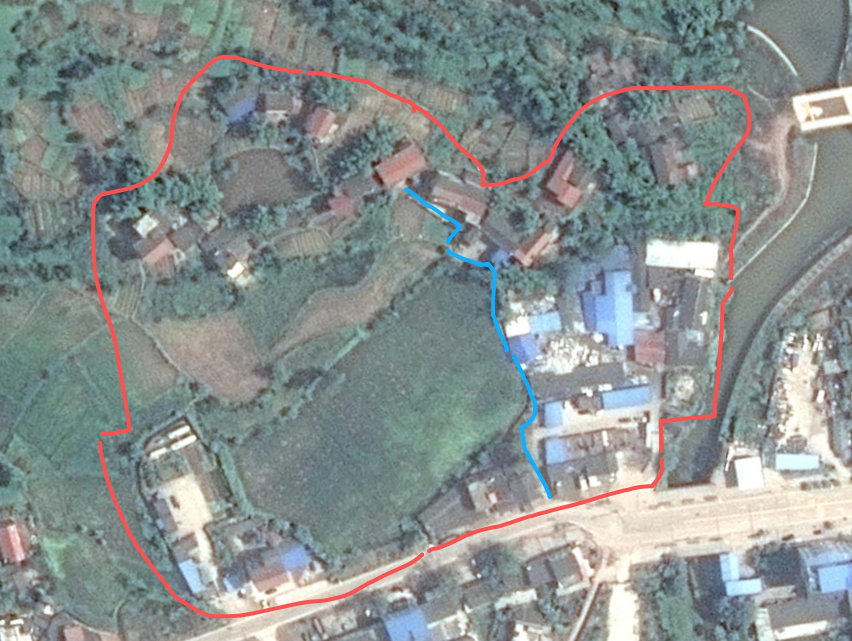
#> input picture docs/design/hometown/satellite-outline-v2.webp, 1704 x 1282 px (shown at 1/2 size)
$ python trace_houses.py
#> lines starting #> are read from the running program, lines starting #| are printed output that depends on the picture; after the words box and inside, x2 and y2 are one past the last pixel; in counts of white or black regions, pixels touching at a corner belong together
"""从用户手描的黄色房屋轮廓里提取每一栋房子的平面多边形。

用户在两张截图上用黄线把农村房子一栋一栋圈了出来（相邻的也分开圈）：
  docs/design/hometown/houses-north-2013.webp  北坡那排（Google 地球 2013 影像）
  docs/design/hometown/houses-road.webp        公路边两栋（2017 影像）
做法：
  1. SIFT + RANSAC 求每张图到 satellite-outline-v2.webp 的相似变换（黄线本身不参与匹配）
  2. 黄色描边 → 闭运算补缝 → 取描边围出的"洞" = 每栋房子的内部
  3. 洞向外扩半个线宽回到描边中线，变换到 v2 像素坐标，简化顶点
  4. 在 v2 卫星图上取多边形内的平均颜色，判断屋顶：red / grey / blue / white

运行：python3 scripts/hometown/trace_houses.py
输出：scripts/hometown/houses.json（draw_plan.py 读取，不要手改）
"""

import json
import os

import cv2
import numpy as np

ROOT = os.path.abspath(os.path.join(os.path.dirname(__file__), "..", ".."))
DESIGN = os.path.join(ROOT, "docs", "design", "hometown")
OUT = os.path.join(os.path.dirname(__file__), "houses.json")

# (文件名, 地图区域 [x0, y0, x1, y1]：截掉浏览器界面，None 表示整张都是地图,
#  补线：手描线没封口的地方，给出两个断头的大致位置，脚本吸附到最近的黄线像素再连上)
SOURCES = [
    # 你家西北边那栋大红瓦房，左上角有个小断口
    ("houses-north-2013.webp", (0, 345, 2000, 1230),
     [((1022, 557), (1017, 561))]),
    # 公路边左边那栋的左上角没画封口
    ("houses-road.webp", None, [((1015, 1050), (1000, 1062))]),
]
# 我家在 v2 上的位置：用户在 3D 预览图上圈定的那栋大红瓦房（回家路线的终点就在它门前）。
# 早先按 2017 截图红圈配准得到的 (906, 400) 落在了它东南边的邻居家，已作废。
HOME_PX = (805, 318)


def yellow_mask(img):
    hsv = cv2.cvtColor(img, cv2.COLOR_BGR2HSV)
    return cv2.inRange(hsv, (15, 120, 150), (35, 255, 255))


def register(img, region, v2_kp, v2_desc, sift):
    """求 img → v2 的相似变换（旋转 + 等比缩放 + 平移）。"""
    mask = np.zeros(img.shape[:2], np.uint8)
    if region:
        x0, y0, x1, y1 = region
        mask[y0:y1, x0:x1] = 255
    else:
        mask[:] = 255
    mask[cv2.dilate(yellow_mask(img), np.ones((9, 9))) > 0] = 0
    kp, desc = sift.detectAndCompute(cv2.cvtColor(img, cv2.COLOR_BGR2GRAY),
                                     mask)
    pairs = cv2.BFMatcher().knnMatch(desc, v2_desc, k=2)
    good = [a for a, b in pairs if a.distance < 0.75 * b.distance]
    p1 = np.float32([kp[a.queryIdx].pt for a in good])
    p2 = np.float32([v2_kp[a.trainIdx].pt for a in good])
    M, inl = cv2.estimateAffinePartial2D(p1, p2, method=cv2.RANSAC,
                                         ransacReprojThreshold=4)
    return M, int(inl.sum())


def outlines(img, region, bridges):
    """黄线围出的每个封闭区域 → 多边形（原图像素坐标）。"""
    m = yellow_mask(img)
    if region:
        x0, y0, x1, y1 = region
        keep = np.zeros_like(m)
        keep[y0:y1, x0:x1] = m[y0:y1, x0:x1]
        m = keep
    # 大断口：按给定的两个断头位置，吸附到最近的黄线像素后画线连上
    ys, xs = np.nonzero(m)
    stroke = np.stack([xs, ys], 1)
    for a, b in bridges:
        pa = stroke[np.argmin(((stroke - a) ** 2).sum(1))]
        pb = stroke[np.argmin(((stroke - b) ** 2).sum(1))]
        cv2.line(m, tuple(int(v) for v in pa), tuple(int(v) for v in pb),
                 255, 4)
    # 小断点：闭运算补上
    m = cv2.morphologyEx(m, cv2.MORPH_CLOSE, np.ones((7, 7), np.uint8))
    contours, hier = cv2.findContours(m, cv2.RETR_CCOMP,
                                      cv2.CHAIN_APPROX_NONE)
    polys = []
    for c, h in zip(contours, hier[0]):
        if h[3] < 0:  # 只要"洞"（有父轮廓的内边界）
            continue
        if cv2.contourArea(c) < 150:  # 描边交叉处的小碎洞
            continue
        # 洞向外扩约半个线宽，回到描边中线
        blob = np.zeros_like(m)
        cv2.drawContours(blob, [c], -1, 255, -1)
        blob = cv2.dilate(blob, np.ones((5, 5), np.uint8))
        cs, _ = cv2.findContours(blob, cv2.RETR_EXTERNAL,
                                 cv2.CHAIN_APPROX_NONE)
        polys.append(max(cs, key=cv2.contourArea).reshape(-1, 2))
    return polys


def roof_of(v2, poly):
    """多边形内平均颜色 → 屋顶类别。"""
    mask = np.zeros(v2.shape[:2], np.uint8)
    cv2.fillPoly(mask, [np.int32(poly)], 255)
    b, g, r = [float(x) for x in cv2.mean(v2, mask)[:3]]
    if b > r + 18 and b > g:
        return "blue"
    if r > g + 12 and r > b + 12:
        return "red"
    if min(r, g, b) > 150:
        return "white"
    return "grey"


def main():
    v2 = cv2.imread(os.path.join(DESIGN, "satellite-outline-v2.webp"))
#> v2 is the input picture: shape (1282, 1704, 3); mean B, G, R 143.5, 144.7, 136.5
    sift = cv2.SIFT_create(10000)
    v2_kp, v2_desc = sift.detectAndCompute(
        cv2.cvtColor(v2, cv2.COLOR_BGR2GRAY), None)
#> v2_kp = 7125 keypoints; strongest (x, y, size): (736, 1225, 6.3), (372, 858, 9.2), (958, 1151, 5.1), (370, 872, 7.8)
    houses = []
    for name, region, bridges in SOURCES:
        img = cv2.imread(os.path.join(DESIGN, name))
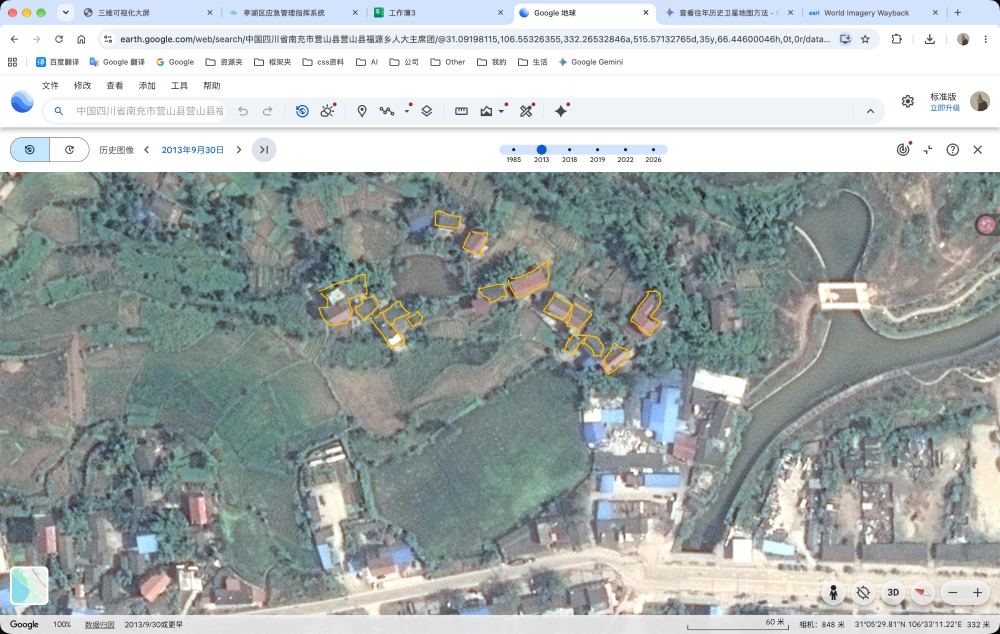
#> input picture docs/design/hometown/houses-north-2013.webp, 2000 x 1267 px (shown at 1/2 size)
#> img is the input picture: shape (1267, 2000, 3); mean B, G, R 172.9, 173.7, 166.1
        M, inliers = register(img, region, v2_kp, v2_desc, sift)
#> in yellow_mask, `hsv = cv2.cvtColor(img, cv2.COLOR_BGR2HSV)`: hsv: shape (1267, 2000, 3); mean H, S, V 62.3, 25.1, 177.9
#> in yellow_mask, `return cv2.inRange(hsv, (15, 120, 150), (35, 255, 255))`:
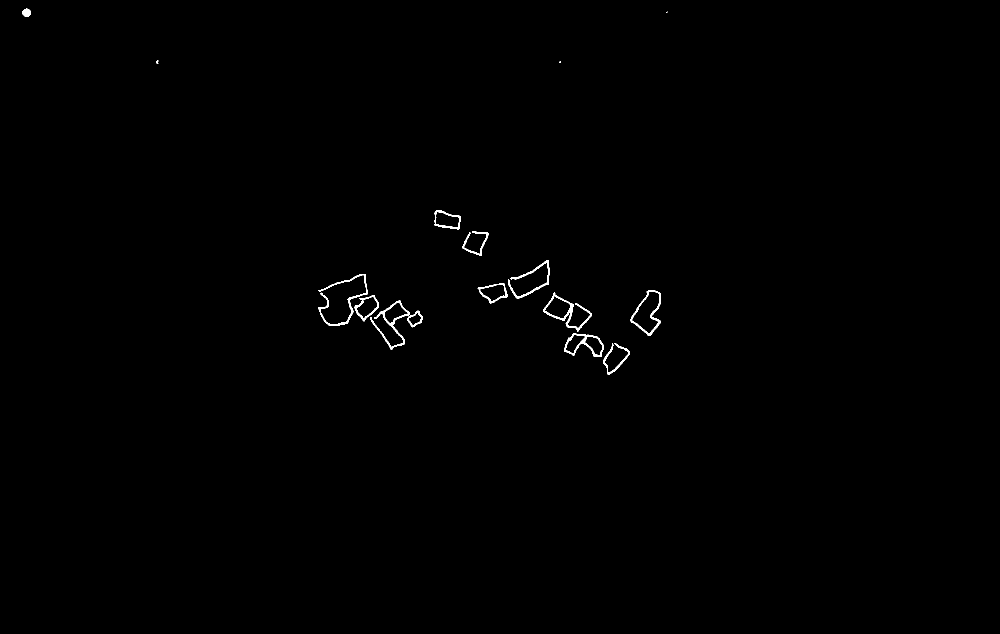
#> returned value: shape (1267, 2000) (shown at 1/2 size); 0.37% white; 16 white regions (2 under 20 px), largest, box (x1, y1, x2, y2) and area: (636, 548, 735, 652) 1176, (741, 601, 820, 699) 1110, (1086, 585, 1184, 663) 1092
#> in register, `mask[cv2.dilate(yellow_mask(img), np.ones((9, 9))) > 0] = 0`:
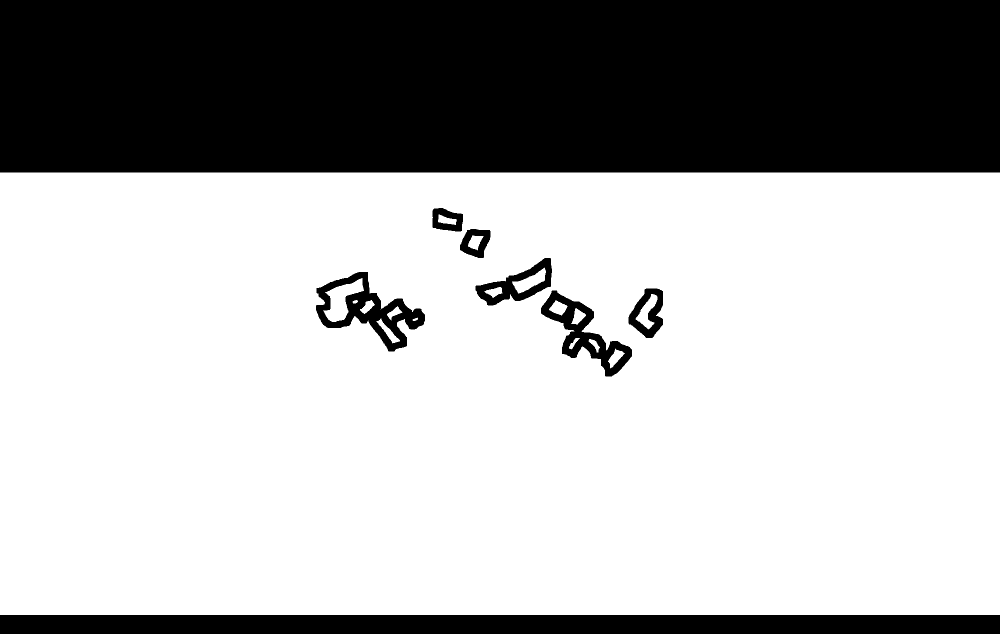
#> mask: shape (1267, 2000) (shown at 1/2 size); 68.5% white; 8 black regions, largest, box (x1, y1, x2, y2) and area: (0, 0, 2000, 345) 690000, (0, 1230, 2000, 1267) 74000, (632, 544, 850, 703) 11745
#> in register, `kp, desc = sift.detectAndCompute(cv2.cvtColor(img, cv2.COLOR_BGR2GRAY)..`: kp = 6932 keypoints; strongest (x, y, size): (1667, 1175, 6.5), (1667, 1183, 2.8), (1777, 1180, 1.9), (1777, 1189, 2)
#> in register, `pairs = cv2.BFMatcher().knnMatch(desc, v2_desc, k=2)`: pairs = 6932 matches
#> in register, `good = [a for a, b in pairs if a.distance < 0.75 * b.distance]`: good = 2777 matches
#> in register, `p1 = np.float32([kp[a.queryIdx].pt for a in good])`: p1 = 2777 pairs, first value 96.16 to 1743, second value 345.6 to 1218
#> in register, `p2 = np.float32([v2_kp[a.trainIdx].pt for a in good])`: p2 = 2777 pairs, first value 8.2 to 1693.7, second value 9.95 to 1276.1
#> in register, `M, inl = cv2.estimateAffinePartial2D(p1, p2, method=cv2.RANSAC, ransac..`: M = [[1.34, 0.23, -745.3], [-0.23, 1.34, -188.3]]; inl = 2777 values, max 1 at index 12, min 0 at index 0, mean 0.848
#> M = [[1.34, 0.23, -745.3], [-0.23, 1.34, -188.3]]; inliers = 2355
        polys = outlines(img, region, bridges)
#> in outlines, `ys, xs = np.nonzero(m)`: ys = 8995 values from 420 to 748; xs = 8995 values, max 1321 at index 2560, min 636 at index 4179, mean 983.8
#> in outlines, `stroke = np.stack([xs, ys], 1)`: stroke = 8995 pairs, first value 636 to 1321, second value 420 to 748
#> the loop in outlines, `for a, b in bridges:` made 1 pass
#> (pa, pb) on pass 1: ([1022, 557], [1017, 561])
#> in outlines, `m = cv2.morphologyEx(m, cv2.MORPH_CLOSE, np.ones((7, 7), np.uint8))`: m: shape (1267, 2000); 0.39% white; 6 white regions
#> in outlines, `contours, hier = cv2.findContours(m, cv2.RETR_CCOMP, cv2.CHAIN_APPROX_..`: contours = 22 contours; largest, box (x1, y1, x2, y2) and area: (636, 548, 846, 699) 12012, (1086, 585, 1260, 749) 7610, (641, 551, 733, 649) 4981, (955, 520, 1100, 607) 4799, (1261, 581, 1322, 672) 3237
#> the loop in outlines, `for c, h in zip(contours, hier[0]):` made 22 passes
#> h on passes 1 to 12: [6, -1, 1, -1], [2, -1, -1, 0], [3, 1, -1, 0], [4, 2, -1, 0], [5, 3, -1, 0], [-1, 4, -1, 0], [8, 0, 7, -1], [-1, -1, -1, 6], [15, 6, 9, -1], [10, -1, -1, 8], [11, 9, -1, 8], [12, 10, -1, 8]
#> pass 2, in outlines, `blob = cv2.dilate(blob, np.ones((5, 5), np.uint8))`:
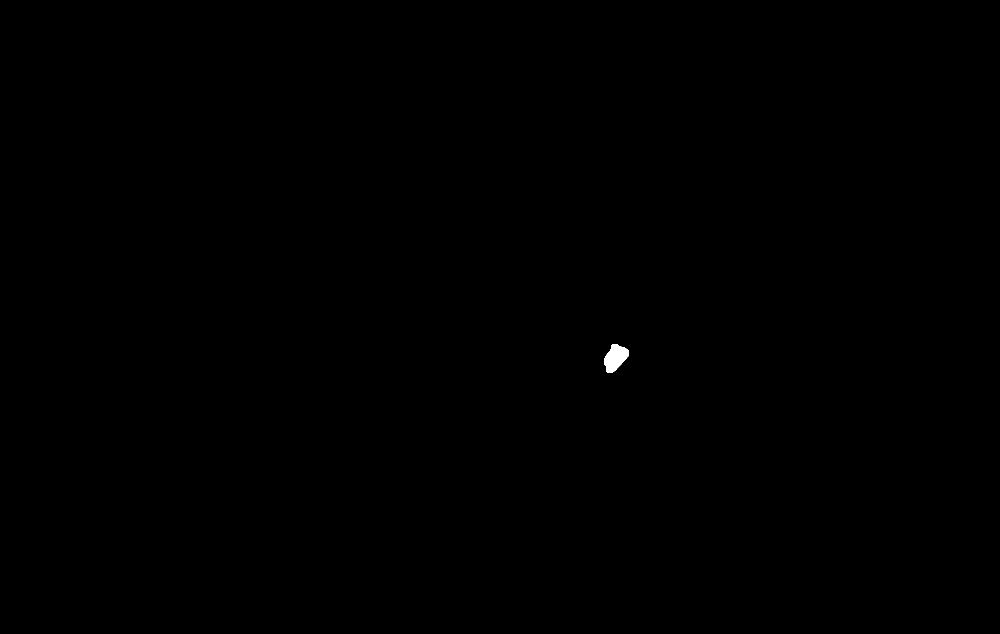
#> blob: shape (1267, 2000) (shown at 1/2 size); 0.07% white; 1 white region, box (x1, y1, x2, y2) and area: (1208, 689, 1258, 745) 1811
#> pass 3, in outlines, `blob = cv2.dilate(blob, np.ones((5, 5), np.uint8))`:
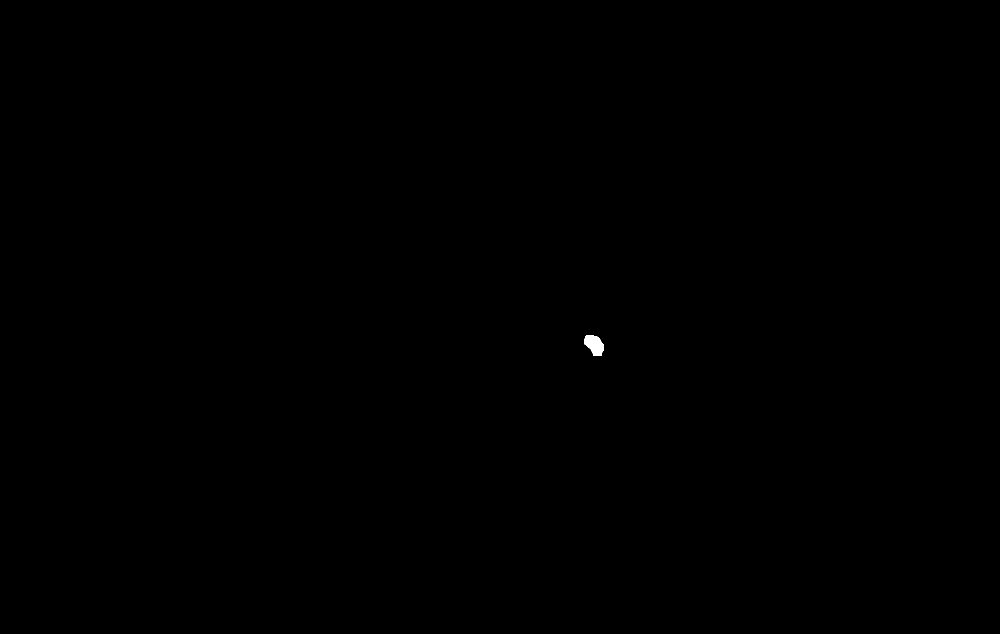
#> blob: shape (1267, 2000) (shown at 1/2 size); 0.04% white; 1 white region, box (x1, y1, x2, y2) and area: (1169, 671, 1207, 712) 1123
#> after the loop in outlines, `for c, h in zip(contours, hier[0]):`: blob: shape (1267, 2000); 0.06% white; 1 white region, box (x1, y1, x2, y2) and area: (869, 422, 921, 457) 1461
#> after the loop in outlines, `for c, h in zip(contours, hier[0]):`: polys = 16 items
#> polys = 16 items
        print(f"{name}: 配准内点 {inliers}，提取 {len(polys)} 栋")
#| houses-north-2013.webp: 配准内点 2355，提取 16 栋
        for p in polys:
            q = cv2.transform(p.reshape(-1, 1, 2).astype(np.float32), M)
            q = cv2.approxPolyDP(q, 1.5, True).reshape(-1, 2)
            pts = [[round(float(x), 1), round(float(y), 1)] for x, y in q]
            is_home = cv2.pointPolygonTest(
                q.astype(np.float32), HOME_PX, False) >= 0
            houses.append({
                "source": name,
                "roof": "home" if is_home else roof_of(v2, q),
                "pts": pts,
            })
#> this loop made 16 passes
#> (is_home, b in roof_of, g in roof_of, r in roof_of) on passes 1 to 12: (False, 142.8, 146.6, 161.7), (False, 136.2, 129, 122), (False, 139.8, 136.4, 134.9), (False, 141.4, 139.3, 149.5), (False, 148.7, 148.6, 154), (False, 129.3, 127.6, 147.2), (False, 150.5, 151.5, 148.1), (False, 122.2, 124.2, 114), (False, 133.1, 130.2, 119), (False, 133.6, 132, 127.9), (False, 134.8, 135.2, 135.3), (False, 141.1, 143.6, 140.1)
#> after the loop, houses = 16 items
#> pass 2 of the loop in main, `for name, region, bridges in SOURCES:`:
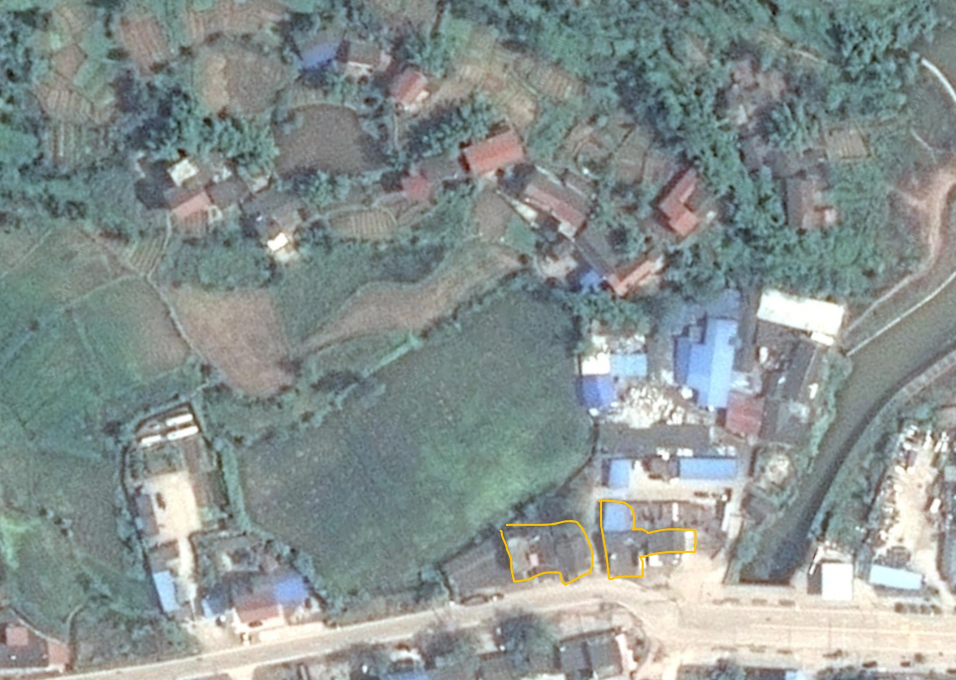
#> input picture docs/design/hometown/houses-road.webp, 1912 x 1360 px (shown at 1/2 size)
#> in main, img is the input picture: shape (1360, 1912, 3); mean B, G, R 144, 146.1, 135.7
#> hsv: shape (1360, 1912, 3); mean H, S, V 73.9, 33.1, 150.3
#> in register (call 2), `mask[cv2.dilate(yellow_mask(img), np.ones((9, 9))) > 0] = 0`:
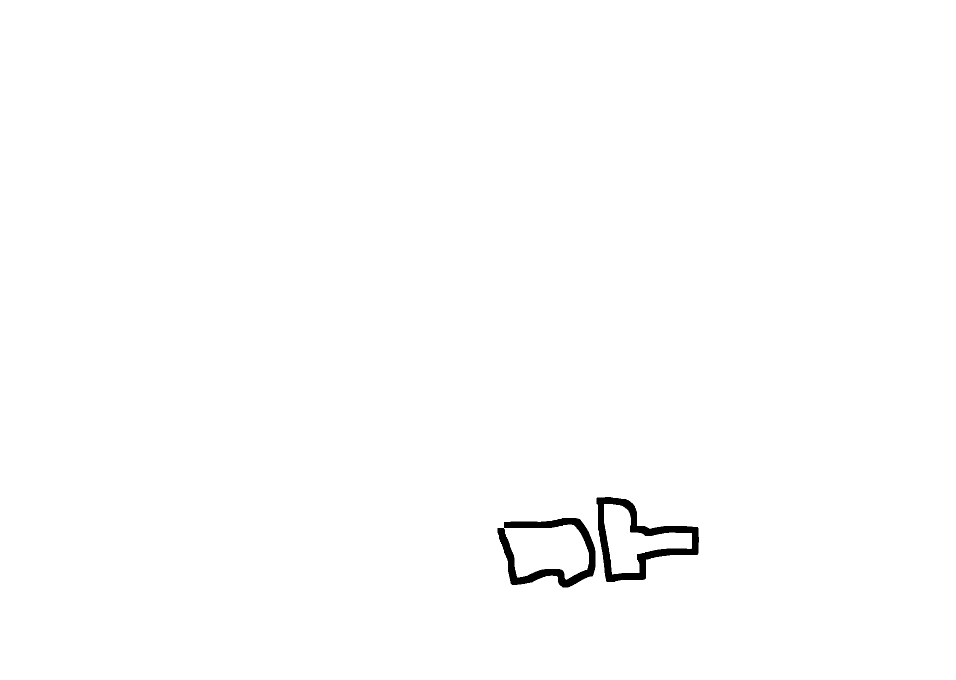
#> mask: shape (1360, 1912) (shown at 1/2 size); 99.4% white; 2 black regions, box (x1, y1, x2, y2) and area: (1193, 994, 1398, 1164) 8923, (995, 1036, 1191, 1175) 7789
#> kp = 5966 keypoints; strongest (x, y, size): (729, 1337, 7.5), (1005, 1296, 6), (376, 835, 10.6), (1528, 704, 11.8)
#> pairs = 5966 matches
#> good = 4093 matches
#> p1 = 4093 pairs, first value 10.08 to 1902.8, second value 8.32 to 1349.6
#> p2 = 4093 pairs, first value 9.53 to 1681.5, second value 4.87 to 1271.1
#> in register (call 2), `M, inl = cv2.estimateAffinePartial2D(p1, p2, method=cv2.RANSAC, ransac..`: M = [[0.833, 0.143, -61.63], [-0.143, 0.833, 217.1]]; inl = 4093 values, max 1 at index 0, min 0 at index 184, mean 0.943
#> in main, `M, inliers = register(img, region, v2_kp, v2_desc, sift)`: M = [[0.833, 0.143, -61.63], [-0.143, 0.833, 217.1]]; inliers = 3860
#> ys = 5751 values from 998 to 1170; xs = 5751 values, max 1393 at index 2511, min 999 at index 1846, mean 1197.2
#> stroke = 5751 pairs, first value 999 to 1393, second value 998 to 1170
#> the loop in outlines (call 2), `for a, b in bridges:` made 1 pass
#> (pa, pb) on pass 1: ([1015, 1050], [1000, 1062])
#> contours = 4 contours; box (x1, y1, x2, y2) and area: (998, 1040, 1187, 1171) 18428, (1197, 998, 1394, 1160) 16596, (1005, 1044, 1183, 1165) 16256, (1203, 1003, 1390, 1155) 14035
#> the loop in outlines (call 2), `for c, h in zip(contours, hier[0]):` made 4 passes
#> h on passes 1 to 4: [2, -1, 1, -1], [-1, -1, -1, 0], [-1, 0, 3, -1], [-1, -1, -1, 2]
#> after the loop in outlines (call 2), `for c, h in zip(contours, hier[0]):`:
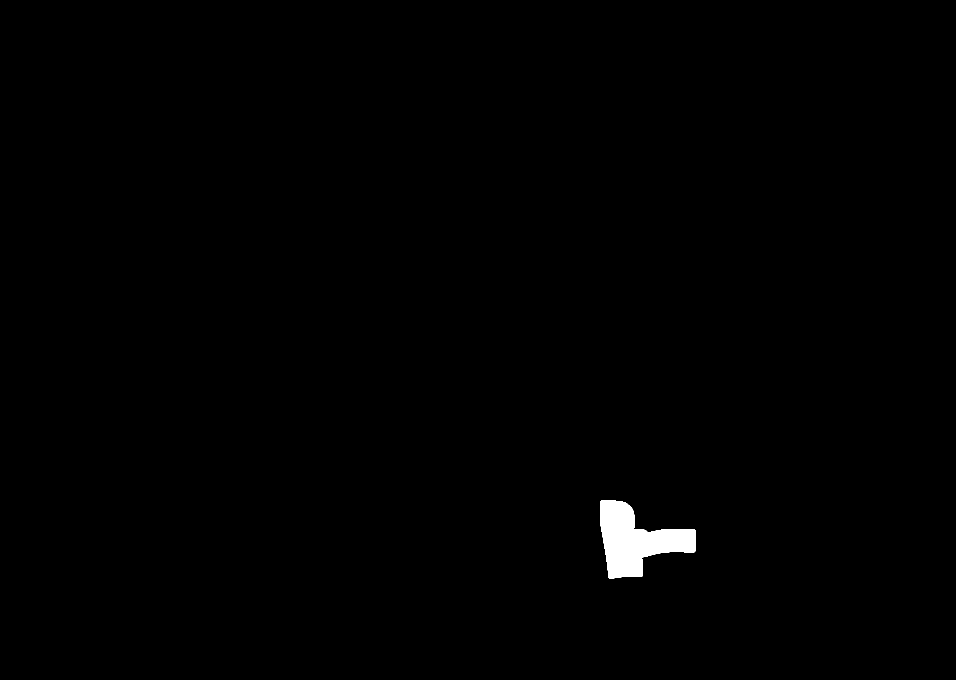
#> blob: shape (1360, 1912) (shown at 1/2 size); 0.61% white; 1 white region, box (x1, y1, x2, y2) and area: (1201, 1001, 1392, 1157) 15777
#> after the loop in outlines (call 2), `for c, h in zip(contours, hier[0]):`: polys = 2 items
#| houses-road.webp: 配准内点 3860，提取 2 栋
#> the loop in main, `for p in polys:` made 2 passes
#> (is_home, b in roof_of, g in roof_of, r in roof_of) on passes 1 to 2: (False, 147.5, 146.1, 146.6), (False, 172.2, 165.5, 161.6)
#> after the loop in main, `for p in polys:`: houses = 18 items
    houses.sort(key=lambda h: (h["source"], h["pts"][0][0]))
    with open(OUT, "w") as f:
        json.dump({"note": "由 trace_houses.py 生成，不要手改",
                   "houses": houses}, f, ensure_ascii=False, indent=1)
    print("写出", os.path.relpath(OUT, ROOT), "共", len(houses), "栋",
          "（含我家）" if any(h["roof"] == "home" for h in houses)
          else "（未找到我家！）")
#| 写出 scripts/hometown/houses.json 共 18 栋 （含我家）


if __name__ == "__main__":
    main()
